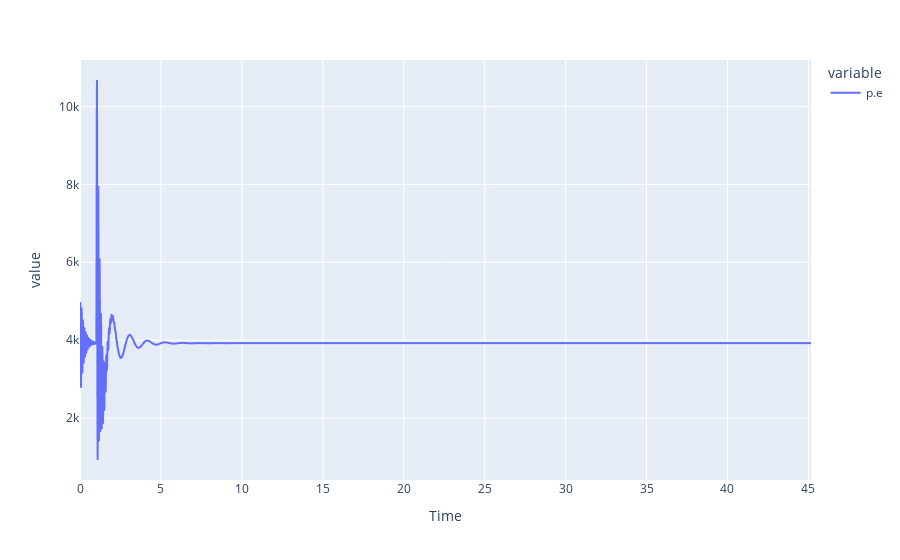
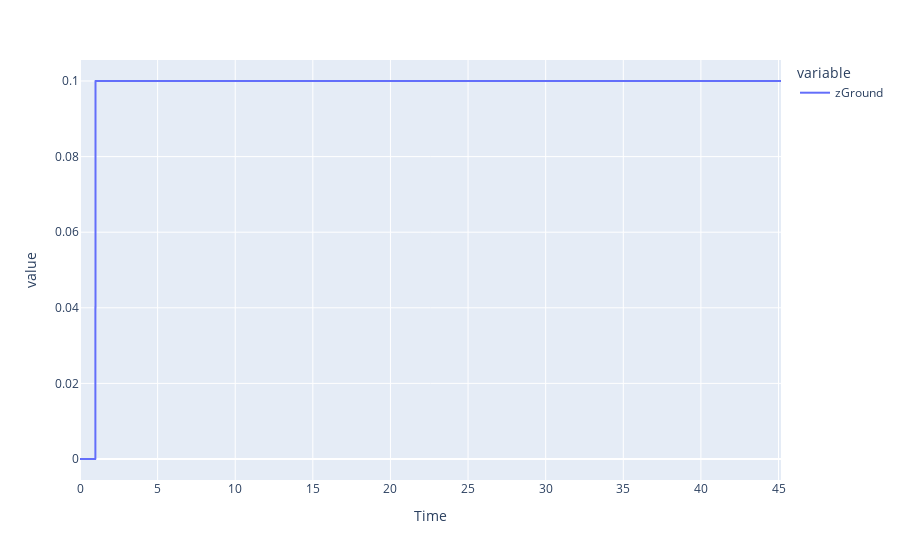
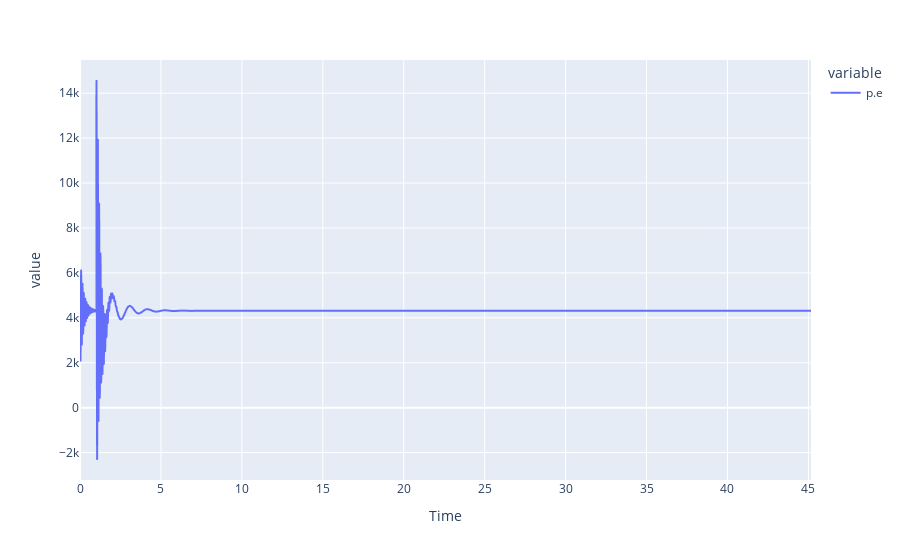

Here is the notebook cell these charts were saved with, in order:
### Code cell
for name, df_output in output.result.items():
    df_output.plot().show()

### Figure 1 — Plotly figure (JSON) as saved in the notebook; plotly's stock layout.template omitted (floating-point values rounded to 4 significant figures; data arrays with more than 128 entries replaced by an {"elided": "..."} marker saying what was removed)
{"data": [{"hovertemplate": "variable=p.e<br>Time=%{x}<br>value=%{y}<extra></extra>", "legendgroup": "p.e", "line": {"color": "#636efa", "dash": "solid"}, "marker": {"symbol": "circle"}, "mode": "lines", "name": "p.e", "showlegend": true, "type": "scattergl", "x": {"elided": "4517 float values"}, "xaxis": "x", "y": {"elided": "4517 float values"}, "yaxis": "y"}], "layout": {"legend": {"title": {"text": "variable"}, "tracegroupgap": 0}, "margin": {"t": 60}, "xaxis": {"anchor": "y", "domain": [0.0, 1.0], "title": {"text": "Time"}}, "yaxis": {"anchor": "x", "domain": [0.0, 1.0], "title": {"text": "value"}}}}

### Figure 2 — Plotly figure (JSON) as saved in the notebook; plotly's stock layout.template omitted (floating-point values rounded to 4 significant figures; data arrays with more than 128 entries replaced by an {"elided": "..."} marker saying what was removed)
{"data": [{"hovertemplate": "variable=zGround<br>Time=%{x}<br>value=%{y}<extra></extra>", "legendgroup": "zGround", "line": {"color": "#636efa", "dash": "solid"}, "marker": {"symbol": "circle"}, "mode": "lines", "name": "zGround", "showlegend": true, "type": "scattergl", "x": {"elided": "4517 float values"}, "xaxis": "x", "y": {"elided": "4517 float values"}, "yaxis": "y"}], "layout": {"legend": {"title": {"text": "variable"}, "tracegroupgap": 0}, "margin": {"t": 60}, "xaxis": {"anchor": "y", "domain": [0.0, 1.0], "title": {"text": "Time"}}, "yaxis": {"anchor": "x", "domain": [0.0, 1.0], "title": {"text": "value"}}}}

### Figure 3 — Plotly figure (JSON) as saved in the notebook; plotly's stock layout.template omitted (floating-point values rounded to 4 significant figures; data arrays with more than 128 entries replaced by an {"elided": "..."} marker saying what was removed)
{"data": [{"hovertemplate": "variable=p.e<br>Time=%{x}<br>value=%{y}<extra></extra>", "legendgroup": "p.e", "line": {"color": "#636efa", "dash": "solid"}, "marker": {"symbol": "circle"}, "mode": "lines", "name": "p.e", "showlegend": true, "type": "scattergl", "x": {"elided": "4517 float values"}, "xaxis": "x", "y": {"elided": "4517 float values"}, "yaxis": "y"}], "layout": {"legend": {"title": {"text": "variable"}, "tracegroupgap": 0}, "margin": {"t": 60}, "xaxis": {"anchor": "y", "domain": [0.0, 1.0], "title": {"text": "Time"}}, "yaxis": {"anchor": "x", "domain": [0.0, 1.0], "title": {"text": "value"}}}}
